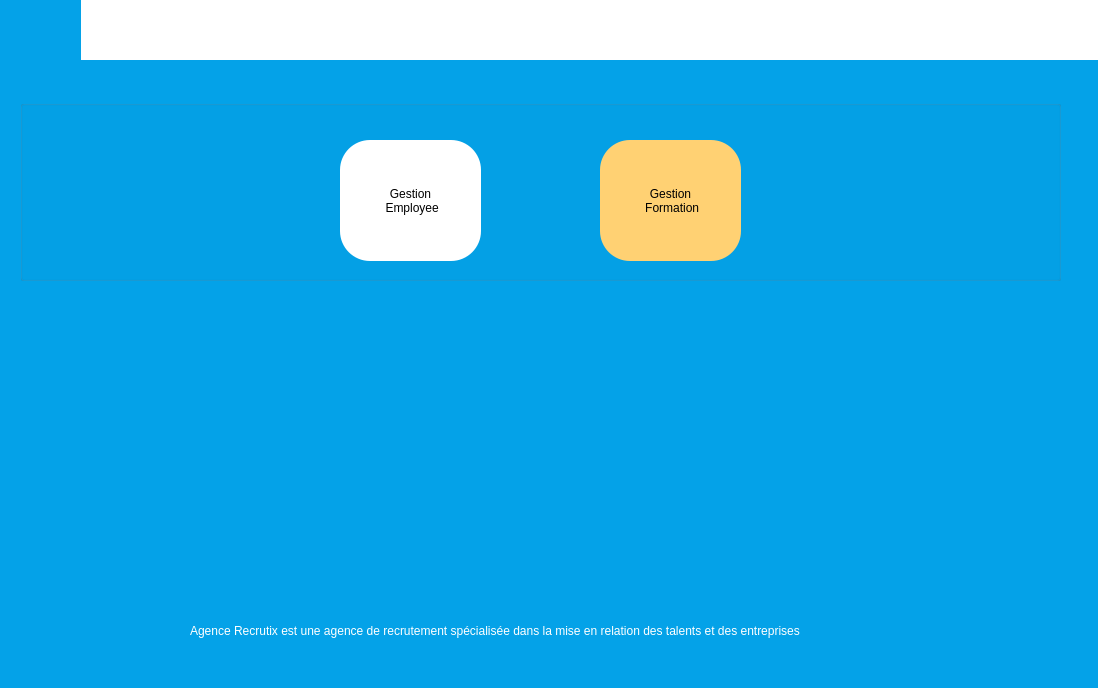
<?xml version="1.0" encoding="UTF-8"?>
<ui version="4.0">
 <class>MainWindow</class>
 <widget class="QMainWindow" name="MainWindow">
  <property name="geometry">
   <rect>
    <x>0</x>
    <y>0</y>
    <width>1098</width>
    <height>688</height>
   </rect>
  </property>
  <property name="windowTitle">
   <string>MainWindow</string>
  </property>
  <property name="styleSheet">
   <string notr="true">background-color: #04a2e8;</string>
  </property>
  <widget class="QWidget" name="centralwidget">
   <widget class="QGroupBox" name="groupBox">
    <property name="geometry">
     <rect>
      <x>20</x>
      <y>100</y>
      <width>1041</width>
      <height>181</height>
     </rect>
    </property>
    <property name="title">
     <string/>
    </property>
    <widget class="QPushButton" name="gestion_commande">
     <property name="geometry">
      <rect>
       <x>320</x>
       <y>40</y>
       <width>141</width>
       <height>121</height>
      </rect>
     </property>
     <property name="styleSheet">
      <string notr="true">QPushButton
{
border:none;
color:rgb(0, 0, 0);
 background-color: rgb(255, 255, 255); /* Couleur de fond blanche */
font: 65 13pt &quot;Arial&quot;;
border-radius:30px;
}
QPushbutton:Hover
{
background-color: rgb(253, 185, 255);
border-radius:40px;
}
</string>
     </property>
     <property name="text">
      <string>Gestion 
 Employee</string>
     </property>
    </widget>
    <widget class="QPushButton" name="pushButton_4">
     <property name="geometry">
      <rect>
       <x>580</x>
       <y>40</y>
       <width>141</width>
       <height>121</height>
      </rect>
     </property>
     <property name="styleSheet">
      <string notr="true">QPushButton
{
border:none;
color:rgb(0, 0, 0);
background-color:rgb(255, 209, 115);
font: 65 14pt &quot;Arial&quot;;
border-radius:30px;
}
QPushbutton:Hover
{
background-color: rgb(255, 181, 106);
border-radius:40px;
}
</string>
     </property>
     <property name="text">
      <string>Gestion 
 Formation</string>
     </property>
    </widget>
   </widget>
   <widget class="QLabel" name="label_8">
    <property name="geometry">
     <rect>
      <x>-90</x>
      <y>0</y>
      <width>161</width>
      <height>71</height>
     </rect>
    </property>
    <property name="toolTip">
     <string/>
    </property>
    <property name="styleSheet">
     <string notr="true">QFrame {
    background-color: #ffffff; /* Blanc */
    background-image: url(path/to/COFAT.png); /* Chemin vers votre image blanche */
   
    background-repeat: no-repeat;
}

</string>
    </property>
    <property name="text">
     <string/>
    </property>
    <property name="pixmap">
     <pixmap>:/logo/Downloads/COFAT.png</pixmap>
    </property>
   </widget>
   <widget class="QPushButton" name="pushButton_8">
    <property name="geometry">
     <rect>
      <x>0</x>
      <y>0</y>
      <width>1341</width>
      <height>71</height>
     </rect>
    </property>
    <property name="styleSheet">
     <string notr="true">QPushButton {
    border: none;
    color: rgb(0, 0, 255); /* Couleur du texte en bleu */
    background-color: rgb(255, 255, 255); /* Couleur de fond blanche */
    font: italic 38pt &quot;Lucida Fax&quot;;
}
</string>
    </property>
    <property name="text">
     <string/>
    </property>
   </widget>
   <widget class="QLabel" name="label_2">
    <property name="geometry">
     <rect>
      <x>0</x>
      <y>0</y>
      <width>81</width>
      <height>71</height>
     </rect>
    </property>
    <property name="styleSheet">
     <string notr="true">image: url(:/aa/2.png);</string>
    </property>
    <property name="text">
     <string/>
    </property>
   </widget>
   <widget class="QLabel" name="label">
    <property name="geometry">
     <rect>
      <x>-20</x>
      <y>60</y>
      <width>1201</width>
      <height>771</height>
     </rect>
    </property>
    <property name="styleSheet">
     <string notr="true">image: url(:/tt/bb.jpeg);</string>
    </property>
    <property name="text">
     <string/>
    </property>
   </widget>
   <widget class="QLabel" name="label_3">
    <property name="geometry">
     <rect>
      <x>190</x>
      <y>620</y>
      <width>681</width>
      <height>21</height>
     </rect>
    </property>
    <property name="styleSheet">
     <string notr="true">color: white;</string>
    </property>
    <property name="text">
     <string>Agence Recrutix est une agence de recrutement spécialisée dans la mise en relation des talents et des entreprises</string>
    </property>
   </widget>
   <zorder>label_8</zorder>
   <zorder>pushButton_8</zorder>
   <zorder>label_2</zorder>
   <zorder>label</zorder>
   <zorder>groupBox</zorder>
   <zorder>label_3</zorder>
  </widget>
  <widget class="QMenuBar" name="menubar">
   <property name="geometry">
    <rect>
     <x>0</x>
     <y>0</y>
     <width>1098</width>
     <height>26</height>
    </rect>
   </property>
  </widget>
  <widget class="QStatusBar" name="statusbar"/>
 </widget>
 <resources/>
 <connections/>
</ui>
